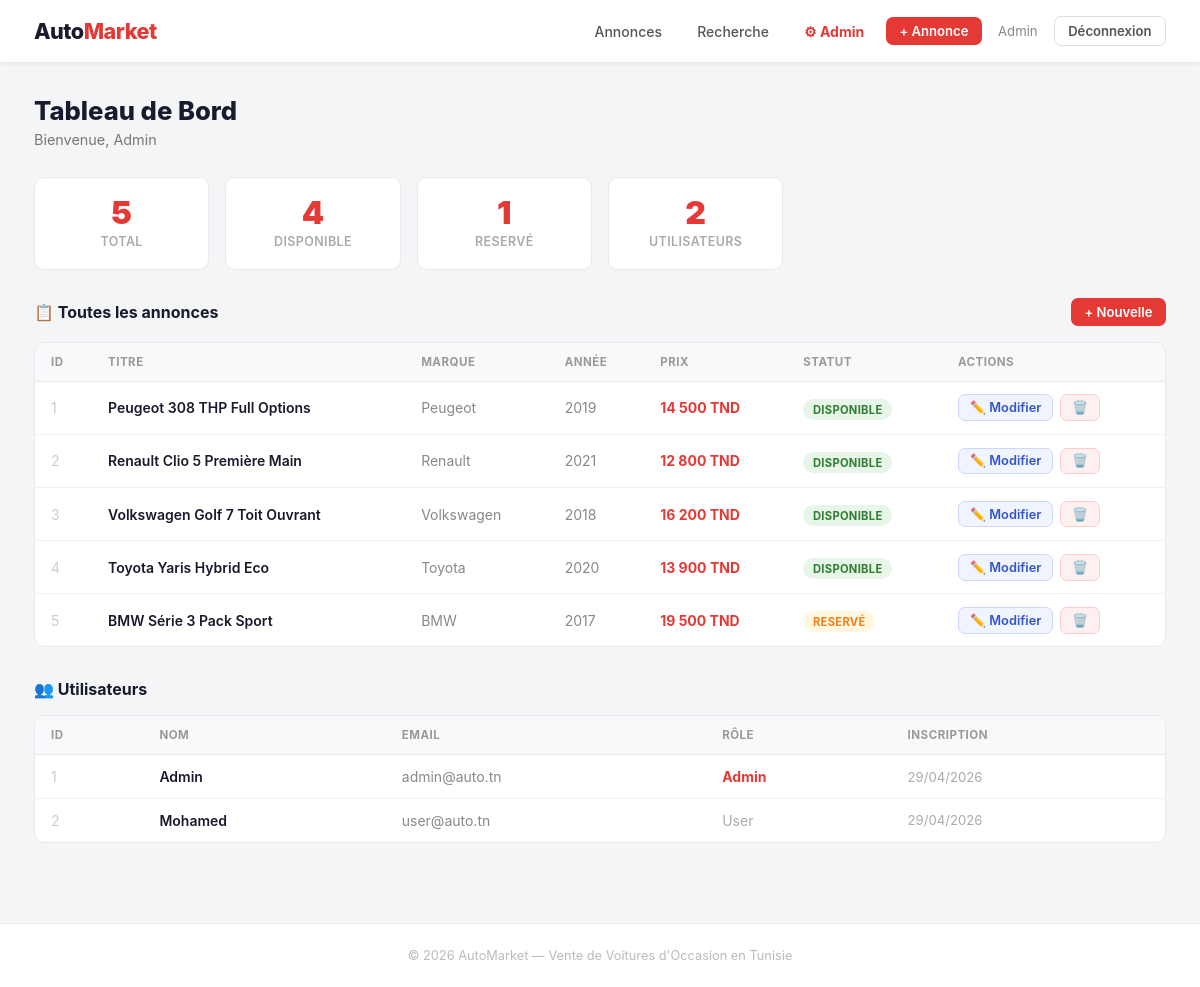
Page /?page=admin (signed in) on the committed database.
### tables this page shows
CREATE TABLE voitures (
    id           INT AUTO_INCREMENT PRIMARY KEY,
    titre        VARCHAR(200) NOT NULL,
    marque_id    INT NOT NULL,
    modele       VARCHAR(100) NOT NULL,
    annee        YEAR NOT NULL,
    kilometrage  INT NOT NULL,
    prix         DECIMAL(10,2) NOT NULL,
    carburant    ENUM('Essence','Diesel','Hybride','Electrique') NOT NULL,
    transmission ENUM('Manuelle','Automatique') NOT NULL,
    description  TEXT,
    image        VARCHAR(255) DEFAULT '',       
    statut       ENUM('disponible','vendu','reservé') DEFAULT 'disponible',
    user_id      INT NOT NULL,                  
    created_at   DATETIME DEFAULT CURRENT_TIMESTAMP,
    FOREIGN KEY (marque_id) REFERENCES marques(id),
    FOREIGN KEY (user_id)   REFERENCES users(id)
);

CREATE TABLE marques (
    id  INT AUTO_INCREMENT PRIMARY KEY,
    nom VARCHAR(100) NOT NULL
);

CREATE TABLE users (
    id         INT AUTO_INCREMENT PRIMARY KEY,
    nom        VARCHAR(100) NOT NULL,
    email      VARCHAR(150) NOT NULL UNIQUE,
    password   VARCHAR(255) NOT NULL,           
    role       ENUM('admin','user') DEFAULT 'user',
    created_at DATETIME DEFAULT CURRENT_TIMESTAMP
);

### controllers/AdminController.php (called while the page is built, shortened)
<?php
require_once __DIR__ . '/../models/VoitureManager.php';
require_once __DIR__ . '/../models/UserManager.php';
class AdminController
{
    private VoitureManager $voitureManager;
    private UserManager    $userManager;
    public function __construct()
    {
        $this->voitureManager = new VoitureManager();
        $this->userManager    = new UserManager();
    }
    public function dashboard(): void
    {
        $voitures     = $this->voitureManager->findAll();
        $users        = $this->userManager->findAll();
        $stats        = $this->voitureManager->statsParStatut();
        $totalVoitures = $this->voitureManager->count();
        require __DIR__ . '/../views/admin/dashboard.php';
    }
}

### config/Database.php (called while the page is built)
<?php
class Database
{
    private static ?Database $instance = null;
    private PDO $pdo;
    private function __construct()
    {
        $dsn = "mysql:host=" . DB_HOST . ";dbname=" . DB_NAME . ";charset=utf8mb4";
        try {
            $this->pdo = new PDO($dsn, DB_USER, DB_PASS, [
                PDO::ATTR_ERRMODE            => PDO::ERRMODE_EXCEPTION,
                PDO::ATTR_DEFAULT_FETCH_MODE => PDO::FETCH_ASSOC,
            ]);
        } catch (PDOException $e) {
            die("❌ Connexion base de données échouée : " . $e->getMessage());
        }
    }
    public static function getInstance(): Database
    {
        if (self::$instance === null) {
            self::$instance = new Database();
        }
        return self::$instance;
    }
    public function getConnection(): PDO
    {
        return $this->pdo;
    }
}

### models/VoitureManager.php (called while the page is built, shortened)
<?php
class VoitureManager
{
    private PDO $db;
    public function __construct()
    {
        $this->db = Database::getInstance()->getConnection();
    }
    public function findAll(): array
    {
        $sql  = "SELECT v.*, m.nom AS marque_nom
                 FROM voitures v
                 JOIN marques m ON v.marque_id = m.id
                 ORDER BY v.created_at DESC";
        return $this->db->query($sql)->fetchAll();
    }
    public function count(): int
    {
        return (int) $this->db->query("SELECT COUNT(*) FROM voitures")->fetchColumn();
    }
    public function statsParStatut(): array
    {
        return $this->db->query(
            "SELECT statut, COUNT(*) as total FROM voitures GROUP BY statut"
        )->fetchAll();
    }
}

### models/UserManager.php (called while the page is built, shortened)
<?php
class UserManager
{
    private PDO $db;
    public function __construct()
    {
        $this->db = Database::getInstance()->getConnection();
    }
    public function findAll(): array
    {
        return $this->db->query(
            "SELECT id, nom, email, role, created_at FROM users ORDER BY created_at DESC"
        )->fetchAll();
    }
}

### views/admin/dashboard.php (the view)
<?php require __DIR__ . '/../layout/header.php'; ?>
<div class="page-header">
  <h1>Tableau de Bord</h1>
  <p>Bienvenue, <?= htmlspecialchars($_SESSION['user_nom']) ?></p>
</div>
<div class="stats-row">
  <div class="stat-card">
    <div class="stat-num"><?= $totalVoitures ?></div>
    <div class="stat-label">Total</div>
  </div>
  <?php foreach ($stats as $s): ?>
    <div class="stat-card">
      <div class="stat-num"><?= $s['total'] ?></div>
      <div class="stat-label"><?= ucfirst($s['statut']) ?></div>
    </div>
  <?php endforeach; ?>
  <div class="stat-card">
    <div class="stat-num"><?= count($users) ?></div>
    <div class="stat-label">Utilisateurs</div>
  </div>
</div>
<div class="section-header">
  <span class="section-title">📋 Toutes les annonces</span>
  <a href="<?= BASE_URL ?>?page=ajouter" class="btn btn-primary btn-sm">+ Nouvelle</a>
</div>
<div class="table-card" style="margin-bottom:2rem;">
  <div class="table-wrap">
    <table>
      <thead>
        <tr>
          <th>ID</th><th>Titre</th><th>Marque</th><th>Année</th><th>Prix</th><th>Statut</th><th>Actions</th>
        </tr>
      </thead>
      <tbody>
        <?php foreach ($voitures as $v): ?>
          <tr>
            <td style="color:#ccc;"><?= $v['id'] ?></td>
            <td><a href="<?= BASE_URL ?>?page=detail&id=<?= $v['id'] ?>" style="font-weight:600;"><?= htmlspecialchars($v['titre']) ?></a></td>
            <td style="color:#888;"><?= htmlspecialchars($v['marque_nom']) ?></td>
            <td style="color:#888;"><?= $v['annee'] ?></td>
            <td style="font-weight:700; color:#e53935;"><?= number_format($v['prix'],0,',',' ') ?> TND</td>
            <td><span class="status-badge status-<?= $v['statut'] ?>"><?= ucfirst($v['statut']) ?></span></td>
            <td>
              <div class="td-actions">
                <a href="<?= BASE_URL ?>?page=modifier&id=<?= $v['id'] ?>" class="btn btn-edit-sm">✏️ Modifier</a>
                <a href="<?= BASE_URL ?>?page=supprimer&id=<?= $v['id'] ?>"
                   class="btn btn-danger-sm"
                   onclick="return confirm('Supprimer cette annonce ?')">🗑️</a>
              </div>
            </td>
          </tr>
        <?php endforeach; ?>
      </tbody>
    </table>
  </div>
</div>
<div class="section-header">
  <span class="section-title">👥 Utilisateurs</span>
</div>
<div class="table-card">
  <div class="table-wrap">
    <table>
      <thead>
        <tr><th>ID</th><th>Nom</th><th>Email</th><th>Rôle</th><th>Inscription</th></tr>
      </thead>
      <tbody>
        <?php foreach ($users as $u): ?>
          <tr>
            <td style="color:#ccc;"><?= $u['id'] ?></td>
            <td style="font-weight:600;"><?= htmlspecialchars($u['nom']) ?></td>
            <td style="color:#888;"><?= htmlspecialchars($u['email']) ?></td>
            <td><?= $u['role'] === 'admin' ? '<span style="color:#e53935;font-weight:700;">Admin</span>' : '<span style="color:#aaa;">User</span>' ?></td>
            <td style="color:#aaa; font-size:.82rem;"><?= date('d/m/Y', strtotime($u['created_at'])) ?></td>
          </tr>
        <?php endforeach; ?>
      </tbody>
    </table>
  </div>
</div>
<?php require __DIR__ . '/../layout/footer.php'; ?>

### index.php (shortened to what this page needs)
<?php
require_once __DIR__ . '/config/Database.php';
$page = $_GET['page'] ?? 'voitures';
switch ($page) {
    case 'admin':
        require_once __DIR__ . '/controllers/AdminController.php';
        (new AdminController())->dashboard();
        break;
}

### views/layout/header.php (shortened to what this page needs)
<!DOCTYPE html>
<html lang="fr">
<head>
</head>
<body>
<nav class="navbar">
  <div class="navbar-inner">
    <a href="<?= BASE_URL ?>" class="logo">Auto<span>Market</span></a>
    <div class="nav-links">
      <a href="<?= BASE_URL ?>?page=voitures"  class="nav-link">Annonces</a>
      <a href="<?= BASE_URL ?>?page=recherche" class="nav-link">Recherche</a>
      <?php if (!empty($_SESSION['user_id'])): ?>
        <?php if ($_SESSION['user_role'] === 'admin'): ?>
          <a href="<?= BASE_URL ?>?page=admin" class="nav-link" style="color:#e53935; font-weight:700;">⚙ Admin</a>
        <?php endif; ?>
        <a href="<?= BASE_URL ?>?page=ajouter" class="btn btn-primary btn-sm">+ Annonce</a>
        <span class="nav-user"><?= htmlspecialchars($_SESSION['user_nom']) ?></span>
        <a href="<?= BASE_URL ?>?page=logout" class="btn btn-outline btn-sm">Déconnexion</a>
      <?php else: ?>
        <a href="<?= BASE_URL ?>?page=login"    class="btn btn-outline btn-sm">Connexion</a>
        <a href="<?= BASE_URL ?>?page=register" class="btn btn-primary btn-sm">S'inscrire</a>
      <?php endif; ?>
    </div>
  </div>
</nav>
<div class="page">

### views/layout/footer.php
</div>
<footer>
  &copy; <?= date('Y') ?> AutoMarket — Vente de Voitures d'Occasion en Tunisie
</footer>
</body>
</html>

### views/layout/header.php (style rules this page uses)
*, *::before, *::after { box-sizing: border-box; margin: 0; padding: 0; }
html { font-size: 16px; }
body { font-family: -apple-system, BlinkMacSystemFont, 'Segoe UI', Roboto, sans-serif; background: #f4f5f7; color: #1a1a2e; min-height: 100vh; }
a { text-decoration: none; color: inherit; }
.navbar { background: #fff; border-bottom: 1px solid #e8eaed; position: sticky; top: 0; z-index: 200; box-shadow: 0 1px 4px rgba(0,0,0,.06); }
.navbar-inner { max-width: 1180px; margin: 0 auto; padding: 0 1.5rem; height: 62px; display: flex; align-items: center; justify-content: space-between; gap: 1rem; }
.logo { font-size: 1.35rem; font-weight: 800; letter-spacing: -0.5px; color: #1a1a2e; white-space: nowrap; }
.logo span { color: #e53935; }
.nav-links { display: flex; align-items: center; gap: .5rem; }
.nav-link { padding: .45rem .85rem; border-radius: 6px; font-size: .875rem; font-weight: 500; color: #555; transition: background .15s, color .15s; }
.nav-user { font-size: .82rem; color: #888; padding: 0 .5rem; }
.btn { display: inline-flex; align-items: center; gap: .35rem; padding: .5rem 1.1rem; border-radius: 7px; font-size: .875rem; font-weight: 600; cursor: pointer; border: none; transition: all .18s; white-space: nowrap; }
.btn-primary { background: #e53935; color: #fff; }
.btn-outline { background: transparent; color: #555; border: 1.5px solid #ddd; }
.btn-danger-sm { background: #fff0f0; color: #c62828; border: 1.5px solid #fcc; font-size: .8rem; padding: .3rem .7rem; }
.btn-edit-sm { background: #f0f4ff; color: #3355cc; border: 1.5px solid #ccd6ff; font-size: .8rem; padding: .3rem .7rem; }
.btn-sm { padding: .35rem .85rem; font-size: .82rem; }
.page { max-width: 1180px; margin: 0 auto; padding: 2rem 1.5rem; }
.page-header { margin-bottom: 1.8rem; }
.page-header h1 { font-size: 1.6rem; font-weight: 800; color: #1a1a2e; }
.page-header p { color: #777; margin-top: .3rem; font-size: .9rem; }
.status-badge { font-size: .7rem; font-weight: 700; padding: .22rem .6rem; border-radius: 20px; text-transform: uppercase; letter-spacing: .3px; }
.status-disponible { background: #e8f5e9; color: #2e7d32; }
.status-reservé { background: #fff8e1; color: #f57f17; }
.table-card { background: #fff; border: 1px solid #e8eaed; border-radius: 10px; overflow: hidden; }
.table-wrap { overflow-x: auto; }
table { width: 100%; border-collapse: collapse; font-size: .875rem; }
thead th { padding: .75rem 1rem; background: #f8f9fb; font-size: .72rem; font-weight: 700; color: #999; text-transform: uppercase; letter-spacing: .5px; border-bottom: 1px solid #e8eaed; text-align: left; }
tbody td { padding: .8rem 1rem; border-bottom: 1px solid #f0f1f3; vertical-align: middle; }
tbody tr:last-child td { border-bottom: none; }
.td-actions { display: flex; gap: .4rem; }
.stats-row { display: grid; grid-template-columns: repeat(auto-fill, minmax(150px,1fr)); gap: 1rem; margin-bottom: 1.8rem; }
.stat-card { background: #fff; border: 1px solid #e8eaed; border-radius: 10px; padding: 1.2rem; text-align: center; }
.stat-num { font-size: 2rem; font-weight: 900; color: #e53935; line-height: 1; }
.stat-label { font-size: .78rem; color: #aaa; margin-top: .35rem; font-weight: 600; text-transform: uppercase; letter-spacing: .4px; }
.section-header { display: flex; justify-content: space-between; align-items: center; margin-bottom: 1rem; }
.section-title { font-size: 1rem; font-weight: 700; color: #1a1a2e; }
footer { border-top: 1px solid #e8eaed; background: #fff; text-align: center; padding: 1.5rem; color: #bbb; font-size: .8rem; margin-top: 3rem; }

### rows in the picture
voitures: id "1", titre "Peugeot 308 THP Full Options", marque.nom "Peugeot", annee "2019", prix "14 500", statut "DISPONIBLE"
voitures: id "2", titre "Renault Clio 5 Première Main", marque.nom "Renault", annee "2021", prix "12 800", statut "DISPONIBLE"
voitures: id "3", titre "Volkswagen Golf 7 Toit Ouvrant", marque.nom "Volkswagen", annee "2018", prix "16 200", statut "DISPONIBLE"
voitures: id "4", titre "Toyota Yaris Hybrid Eco", marque.nom "Toyota", annee "2020", prix "13 900", statut "DISPONIBLE"
voitures: id "5", titre "BMW Série 3 Pack Sport", marque.nom "BMW", annee "2017", prix "19 500", statut "RESERVÉ"
users: id "1", nom "Admin", email "admin@auto.tn", role "Admin", created_at "29/04/2026"
users: id "2", nom "Mohamed", email "user@auto.tn", role "User", created_at "29/04/2026"

### other values in the picture
$_SESSION['user_nom'] "Admin"
$totalVoitures "5"
$s['total'] "4"
$s['statut'] "DISPONIBLE"
$s['total'] "1"
$s['statut'] "RESERVÉ"
count($users) "2"
